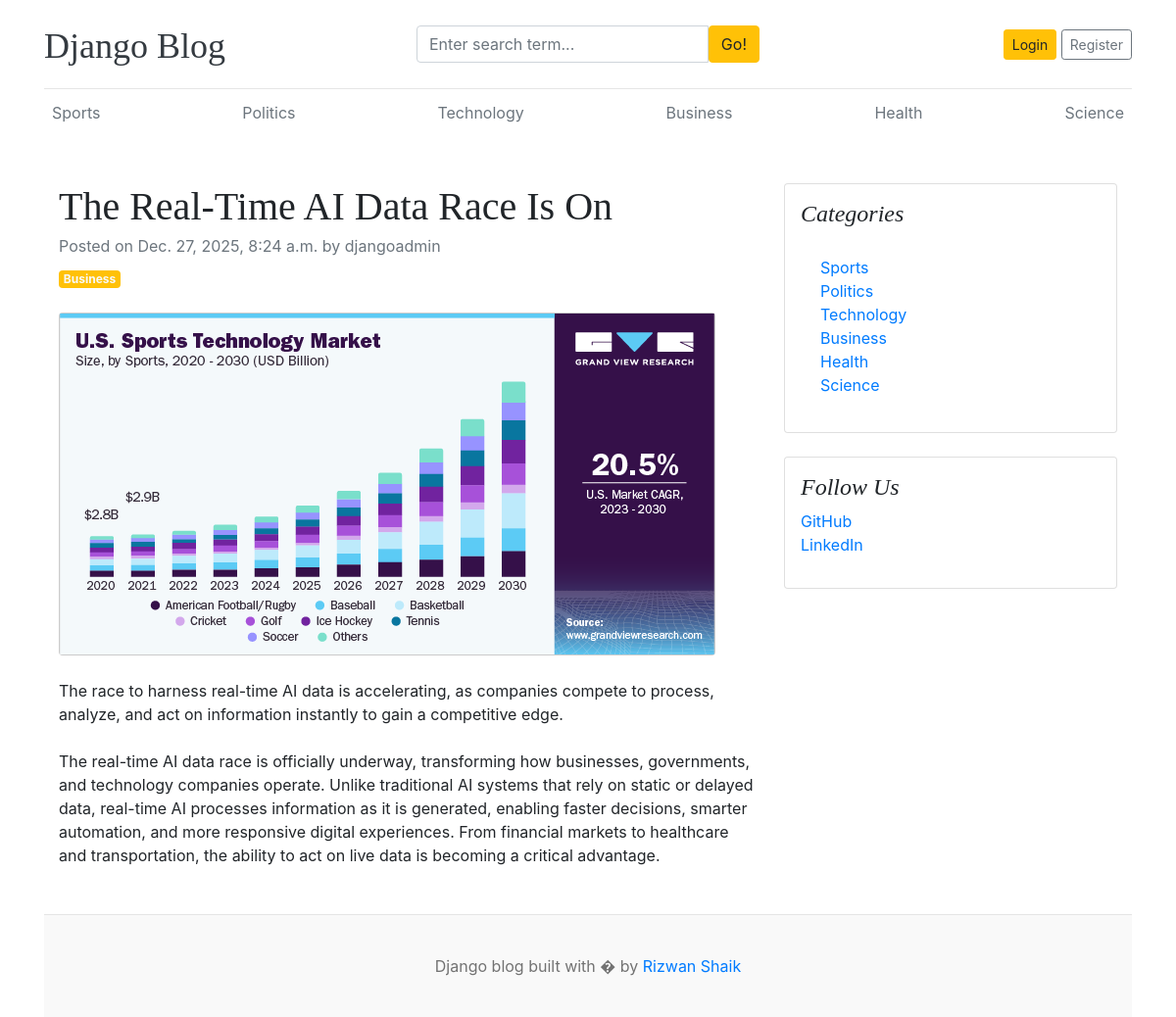
Screenshot of /blogs/the-real-time-ai-data-race-is-on/ with the database file from the repository.
### blogs/models.py (models this page shows, shortened)
class Category(models.Model):
    category_name = models.CharField(max_length=50, unique=True)
    created_at = models.DateTimeField(auto_now_add=True)
    updated_at = models.DateTimeField(auto_now=True)
    class Meta:
        verbose_name_plural = 'categories'
    def __str__(self):
        return self.category_name

class Blog(models.Model):
    title = models.CharField(max_length=100)
    slug = models.SlugField(max_length=150, unique=True, blank=True)
    category = models.ForeignKey(Category, on_delete=models.CASCADE)
    author = models.ForeignKey(User, on_delete=models.CASCADE)
    feature_image = models.ImageField(upload_to='uploads/%Y/%m/%d')
    short_description = models.TextField(max_length=500)
    blog_body = models.TextField(max_length=2000)
    status = models.CharField(max_length=20,choices=STATUS_CHOICES, default="Draft")
    is_featured = models.BooleanField(default=False)
    created_at = models.DateTimeField(auto_now_add=True)
    updated_at = models.DateTimeField(auto_now=True)

### assignements/models.py (models this page shows, shortened)
class SocialLink(models.Model):
    platform = models.CharField(max_length=25)
    link = models.URLField(max_length=100)
    created_at = models.DateTimeField(auto_now_add=True)
    updated_at = models.DateTimeField(auto_now=True)

### blogs/views.py (the view)
# urls.py: path('blogs/<slug:slug>/', BlogsView.blogs, name='blogs'),
def blogs(request, slug):
    single_blog = get_object_or_404(Blog, slug=slug, status='Published')
    context = {
        'single_blog': single_blog,
    }
    return render(request, 'blogs.html', context)

### blogs/context_processors.py (called while the page is built)
def get_categories(request):
    categories = Category.objects.all()
    return dict(categories=categories)

def get_social_links(request):
    social_links = SocialLink.objects.all()
    return dict(social_links=social_links)

### templates/blogs.html (shortened to what this page needs)
{% extends 'base.html' %}
{% block content %}
<div class="container mt-5">
    <div class="row">
        <div class="col-lg-8">
            <article>
                <header class="mb-4">
                    <h1 class="fw-bolder mb-1">{{ single_blog.title}}</h1>
                    <div class="text-muted fst-italic mb-2">Posted on {{ single_blog.created_at}} by {{ single_blog.author}}</div>
                    <a class="badge bg-warning text-decoration-none text-light" href="#!">{{ single_blog.category}}</a>
                </header>
                <figure class="mb-4"><img class="img-fluid rounded" src="{{ single_blog.feature_image.url }}" alt="..." /></figure>
                <section class="mb-5">
                    <p class="fs-5 mb-4">{{ single_blog.short_description}}</p>
                    <p class="fs-5 mb-4">{{ single_blog.blog_body}}</p>
                    </section>
            </article>
        </div>
        <div class="col-lg-4">
            <div class="card mb-4 p-3">
                <h4 class="font-italic">Categories</h4>
                <div class="card-body">
                    <div class="row">
                        <div class="col-sm-6">
                            <ul class="list-unstyled mb-0">
                                {% for cat in categories %}
                                <li><a href="{% url 'post_by_category' cat.id}">{{ cat.category_name}}</a></li>
                            </ul>
                        </div>
                    </div>
                </div>
            </div>
            {% if social_links %}
            <div class="card mb-4 p-3">
                <h4 class="font-italic">Follow Us</h4>
                <ol class="list-unstyled">
                    {% for i in social_links %}
                    <li><a href="{{ i.link }}" target="_blank">{{ i.platform }}</a></li>
                    {% endfor %}
                </ol>
            </div>
            {% endif %}
        </div>
    </div>
</div>
{% endblock %}

### templates/base.html (shortened to what this page needs)
{% load static %}
<!DOCTYPE html>
<html lang="en">
  <head>
    <link
      href="https://getbootstrap.com/docs/4.0/dist/css/bootstrap.min.css"
      rel="stylesheet"
    />
    <link href="{% static 'css/blog.css' %}" rel="stylesheet" />
    <link rel="stylesheet" href="https://cdnjs.cloudflare.com/ajax/libs/font-awesome/4.7.0/css/font-awesome.min.css">
  </head>
  <body>
    <div class="container">
      <header class="blog-header py-3">
        <div class="row flex-nowrap justify-content-between align-items-center">
          <div class="col-4 pt-1">
            <a class="blog-header-logo text-dark" href="/">Django Blog</a>
          </div>
          <div class="col-4">
            <form action="{% url 'search' %}" method="GET">
                <div class="input-group">
                    <input class="form-control" type="text" name="keyword" placeholder="Enter search term..." aria-label="Enter search term..." aria-describedby="button-search" />
                    <button type="submit" class="btn btn-warning" id="button-search" type="button">Go!</button>
                </div>
            </form>
          </div>
          <div class="col-4 d-flex justify-content-end align-items-center">
            {% if not user.is_authenticated %}
            <a class="btn btn-sm btn-warning" href="{% url 'login' %}">Login</a> &nbsp;
            <a class="btn btn-sm btn-outline-secondary" href="{% url 'register' %}">Register</a>
            {% else %}
            <span><a href="{% url 'dashboard' %}">Dashboard</a></span>
            &emsp;
            <span class="btn text-dark"><a href="{% url 'logout' %}">Logout</a></span>
            {% endif %}
          </div>
        </div>
      </header>
      <div class="nav-scroller py-1 mb-2">
        <nav class="nav d-flex justify-content-between">
          {% for cat in categories %}
          <a class="p-2 text-muted" href="{% url 'posts_by_category' cat.id %}">{{cat.category_name}}</a>
          {% endfor %}
        </nav>
      </div>
{% block content %}
{% endblock %}
<footer class="blog-footer">
    <p>Django blog built with � by <a href="#">Rizwan Shaik</a></p>
  </footer>
</body>
</html>

### blog_main/static/css/blog.css (style rules this page uses)
.blog-header { border-bottom: 1px solid #e5e5e5; }
.blog-header-logo { font-family: "Playfair Display", Georgia, "Times New Roman", serif; font-size: 2.25rem; }
h1, h2, h3, h4, h5, h6 { font-family: "Playfair Display", Georgia, "Times New Roman", serif; }
.blog-footer { padding: 2.5rem 0; color: #727272; text-align: center; background-color: #f9f9f9; border-top: .05rem solid #e5e5e5; }
.blog-footer p:last-child { margin-bottom: 0; }

### rows the page displays
Category: category_name "Sports"
Category: category_name "Politics"
Category: category_name "Technology"
Category: category_name "Business"
Category: category_name "Health"
Category: category_name "Science"
Blog: title "The Real-Time AI Data Race Is On", created_at "Dec. 27, 2025, 8:24 a.m.", author "djangoadmin", category "Business", feature_image (picture), short_description "The race to harness real-time AI data is accelerating, as companies compete to process, analyze, and act on information instantly to gain a competitive edge.", blog_body "The real-time AI data race is officially underway, transforming how businesses, governments, and technology companies operate. Unlike traditional AI systems that rely on static or delayed data, real-time AI processes information as it is generated, enabling faster decisions, smarter automation, and more responsive digital experiences. From financial markets to healthcare and transportation, the ability to act on live data is becoming a critical advantage."
SocialLink: platform "GitHub"
SocialLink: platform "LinkedIn"
